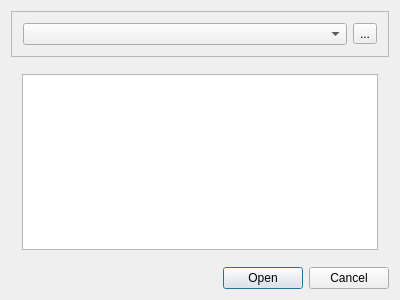
<?xml version="1.0" encoding="UTF-8"?>
<ui version="4.0">
 <class>FileDialog</class>
 <widget class="QDialog" name="FileDialog">
  <property name="geometry">
   <rect>
    <x>0</x>
    <y>0</y>
    <width>400</width>
    <height>300</height>
   </rect>
  </property>
  <property name="windowTitle">
   <string>FileDialog</string>
  </property>
  <layout class="QVBoxLayout" name="verticalLayout">
   <item>
    <widget class="QFrame" name="frame">
     <property name="frameShape">
      <enum>QFrame::StyledPanel</enum>
     </property>
     <property name="frameShadow">
      <enum>QFrame::Raised</enum>
     </property>
     <layout class="QHBoxLayout" name="horizontalLayout_2">
      <item>
       <widget class="QComboBox" name="comboBox"/>
      </item>
      <item>
       <widget class="QToolButton" name="switchButton">
        <property name="text">
         <string>...</string>
        </property>
       </widget>
      </item>
     </layout>
    </widget>
   </item>
   <item>
    <widget class="QStackedWidget" name="stackedWidget">
     <property name="currentIndex">
      <number>0</number>
     </property>
     <widget class="QWidget" name="page">
      <layout class="QVBoxLayout" name="verticalLayout_2">
       <item>
        <widget class="QTreeView" name="treeView"/>
       </item>
      </layout>
     </widget>
     <widget class="QWidget" name="page_2">
      <layout class="QVBoxLayout" name="verticalLayout_3">
       <item>
        <widget class="QListView" name="listView"/>
       </item>
      </layout>
     </widget>
     <widget class="QWidget" name="page_3">
      <layout class="QVBoxLayout" name="verticalLayout_4">
       <item>
        <widget class="QListView" name="iconView"/>
       </item>
      </layout>
     </widget>
    </widget>
   </item>
   <item>
    <layout class="QHBoxLayout" name="horizontalLayout">
     <item>
      <spacer name="horizontalSpacer">
       <property name="orientation">
        <enum>Qt::Horizontal</enum>
       </property>
       <property name="sizeHint" stdset="0">
        <size>
         <width>40</width>
         <height>20</height>
        </size>
       </property>
      </spacer>
     </item>
     <item>
      <widget class="QPushButton" name="openButton">
       <property name="text">
        <string>Open</string>
       </property>
      </widget>
     </item>
     <item>
      <widget class="QPushButton" name="cancelButton">
       <property name="text">
        <string>Cancel</string>
       </property>
      </widget>
     </item>
    </layout>
   </item>
  </layout>
 </widget>
 <layoutdefault spacing="6" margin="11"/>
 <resources/>
 <connections>
  <connection>
   <sender>openButton</sender>
   <signal>clicked()</signal>
   <receiver>FileDialog</receiver>
   <slot>accept()</slot>
   <hints>
    <hint type="sourcelabel">
     <x>263</x>
     <y>278</y>
    </hint>
    <hint type="destinationlabel">
     <x>199</x>
     <y>149</y>
    </hint>
   </hints>
  </connection>
  <connection>
   <sender>cancelButton</sender>
   <signal>clicked()</signal>
   <receiver>FileDialog</receiver>
   <slot>reject()</slot>
   <hints>
    <hint type="sourcelabel">
     <x>349</x>
     <y>278</y>
    </hint>
    <hint type="destinationlabel">
     <x>199</x>
     <y>149</y>
    </hint>
   </hints>
  </connection>
 </connections>
</ui>
